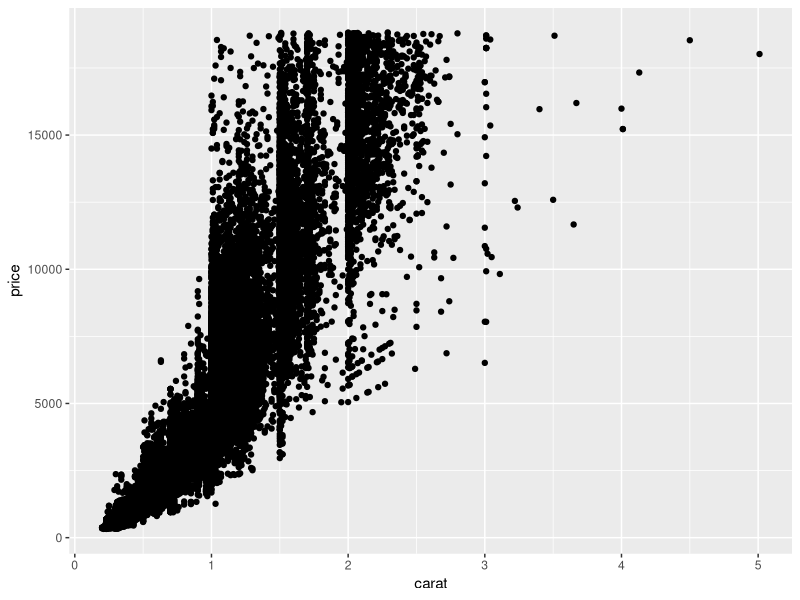
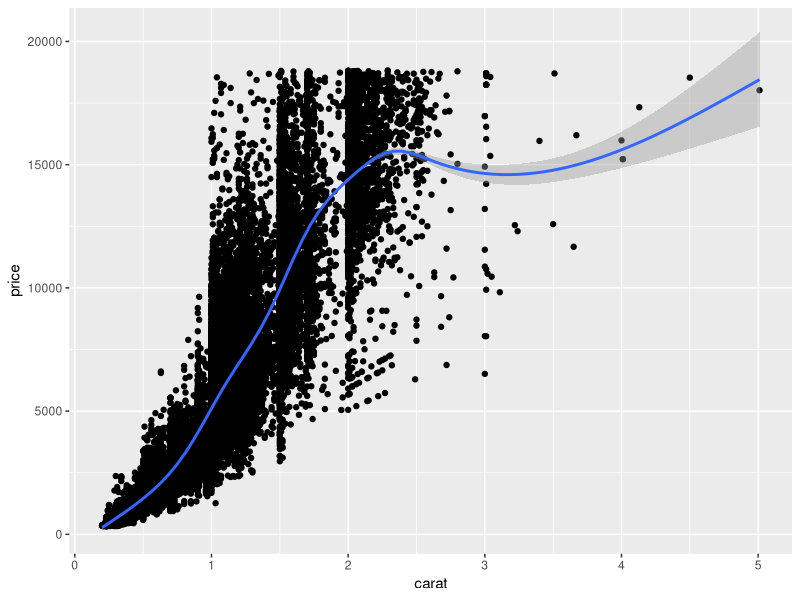
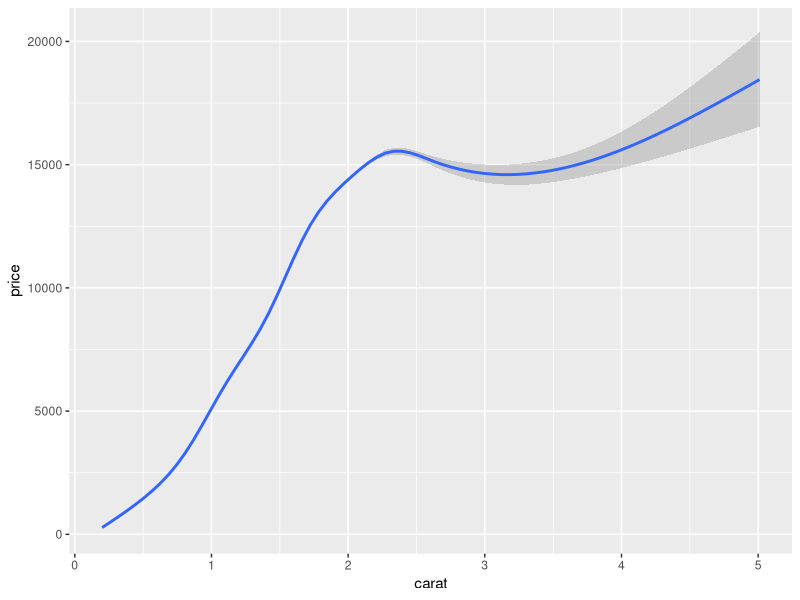
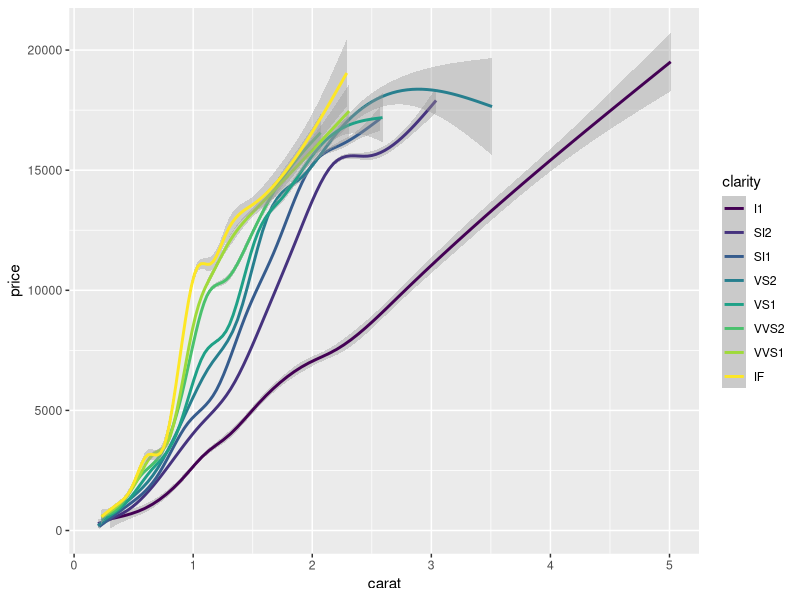
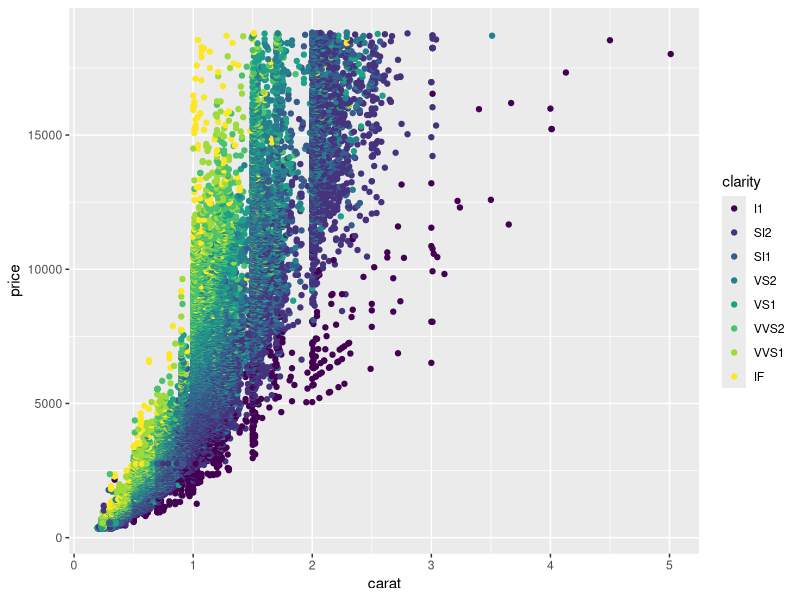
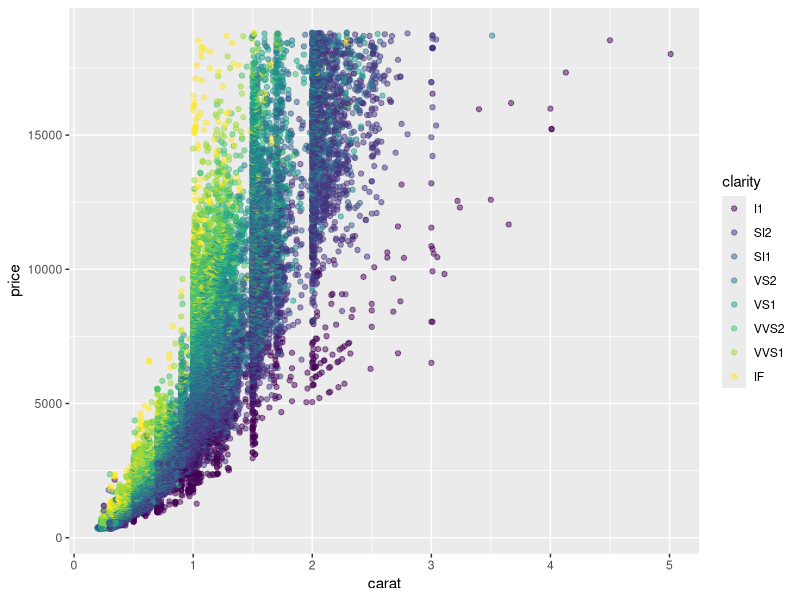

The R script that drew these images, in order:
##------------Plotting Larger Data Sets-----------------

install.packages("ggplot2")
library(ggplot2)
# See structure of diamonds data frame

str(diamonds)


# Plot carat on x and price on y axis; use geom_point
# This is a plot with over 50,000 data points

ggplot(diamonds, aes(x=carat, y=price))+ geom_point()


# Add geom_smooth() after the geom_point() to fit a smooth line, just use a + sign
# Note that + sign simply adds a geometric layer geom_smooth over geom_point
# You can add as many geometric layers as you wish!  

ggplot(diamonds, aes(x=carat, y=price))+ geom_point() + geom_smooth()

#### Carat vs price scatter plot


# Show only the smooth line: Remove the geom_point layer

ggplot(diamonds, aes(x=carat, y=price))+ geom_smooth()



# Map col to clarity in the aes() of ggplot
# Diamonds come in different clarity levels, each having its own pricing methodology
# Can you see which clarity level is the cheapest? 

ggplot(diamonds, aes(x=carat, y=price, col=clarity))+ geom_smooth()



# Keep the color settings as they are (col mapped to clarity) 
# Plot using geom_point instead of geom_smooth and use alpha = 0.4 inside geom_point
# Alpha is a measure of transparency and is useful to plot large data sets neatly 
# (somewhat neatly)

ggplot(diamonds, aes(x=carat, y=price, col=clarity))+ geom_point()


# Try changing alpha from 0.9 to 0.1 (it's a fraction)

ggplot(diamonds, aes(x=carat, y=price, col=clarity))+ geom_point(alpha=0.5 )


## Visual as Objects:
# dia_plot <- ggplot(diamonds, aes(x = carat, y = price))



# Expand dia_plot by adding geom_point() with alpha set to 0.2
# dia_plot <- dia_plot + geom_point(alpha = 0.2)



